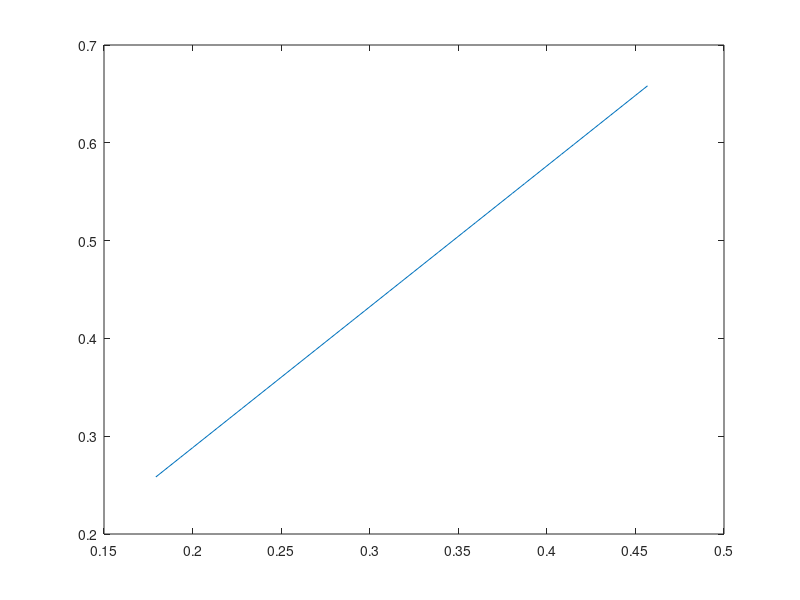

Recreate this plot in MATLAB.
% Task 1 

% Set counters = 0
n=0;
m=0;
t=0;

% Input given values 
h=0.1;
I0=1.1;
epsilon=0.1;
hmin=1.0*10^(-6);
Omega0=sqrt(I0^2-1);
%Omega=Omega0-1.5*epsilon;
v0=0;

% Create empty matrices to accumulate calculated values
V=[];
T=[];
H=[];
OmegaM=[];
OmegaAvM=[];
f=0;

%Set a while loop with 2 conditions
%1. Running the program until tfinal
%2. Limiting how small the sections of time can be to run matlab

for i = -2:.1:2
    Omega = Omega0 + i*epsilon
    T=2*pi/Omega;
    tfinal=1000*T;
    while t<tfinal && h>hmin
    % Take one Euler Step
    dvdt=I0-cos(v0)+epsilon*sin(Omega*t);
    v1=v0+h*dvdt;
    % Then take one improved Euler step
    dvdt2=I0-cos(v1)+epsilon*sin(Omega*(t+h));
    v2=v0+(h/2)*(dvdt+dvdt2);
    % Calculate the difference of the steps with Error
    Error= v2-v1;
    n=n+1;
    % Determine if Error is too large and halve step size
    if abs(Error)>5.0*10^(-4)
        h=h/2;
        continue
    else
        t=t+h;
        m=m+1;
        % Input calculated into matrices  
        V(m)=v2;
        T(m)=t;
        H(m)=h;
        v0=v2;
        % Determine if Error is too small and double step size
        if abs(Error)<5.0*10^(-6)
            h=2*h;
        end
    end
    end
   
    f=f+1;
    OmegaAv = V(end)/tfinal;
    OmegaM(f)=Omega;
    OmegaAvM(f)=OmegaAv;
    
end

O = abs(OmegaAvM-OmegaM)
plot(O,OmegaM)


% Find signal current 'I'
%I=I0+epsilon*sin(Omega*T);

% Find values of 'I' with calculated 'V' values 
%IV=I0-cos(V)+epsilon*sin(Omega*T);

% Plot the two values of signal current vs. time
%plot(T,I,'r',T,IV,'b')
%axis([2000 2100 0 2.3])
%xlabel('Time [T]')
%ylabel('Signal (red) and Voltage (blue)')

% Plot step size vs. time
%plot(T,H)
%axis([2000 2100 0 .2])
%xlabel('Time [T]')
%ylabel('Step Size [T]')

% Calculate the average value of Omega
%OmegaAv = V(end)/tfinal;
%fprintf('OmegaAverage= %6.5f\n', OmegaAv);
